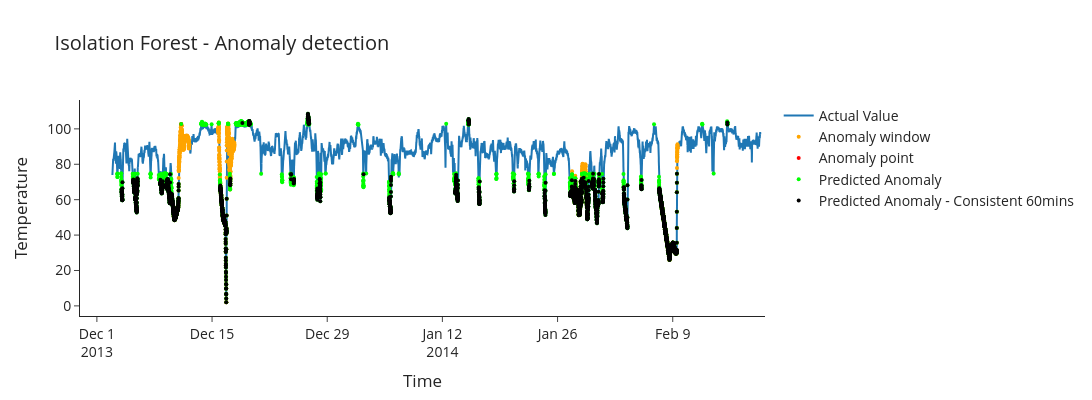

This figure's notebook cell:
### Code cell
for window in windows:
    plot_anomaly_detection_iso(df_iso_2, consistency_window=window, consistency_check=True)
    plot_eva(df_iso_2, consistency_window=window, consistency_check=True)

### Figure 1 — Plotly figure (JSON) as saved in the notebook; plotly's stock layout.template omitted (floating-point values rounded to 4 significant figures; data arrays with more than 128 entries replaced by an {"elided": "..."} marker saying what was removed)
{"data": [{"name": "Actual Value", "type": "scatter", "x": {"elided": "22695 str values"}, "y": {"elided": "22695 float values"}}, {"marker": {"color": "orange", "size": 4, "symbol": "circle"}, "mode": "markers", "name": "Anomaly window", "type": "scatter", "x": {"elided": "2268 str values"}, "y": {"elided": "2268 float values"}}, {"marker": {"color": "red", "size": 4, "symbol": "circle"}, "mode": "markers", "name": "Anomaly point", "type": "scatter", "x": ["2013-12-11T06:00:00.000000000", "2013-12-16T17:25:00.000000000", "2014-01-28T13:55:00.000000000", "2014-02-08T14:30:00.000000000"], "y": [102.7, 2.085, 51.37, 25.89]}, {"marker": {"color": "lime", "size": 4}, "mode": "markers", "name": "Predicted Anomaly", "type": "scatter", "x": {"elided": "3579 str values"}, "y": {"elided": "3579 float values"}}, {"marker": {"color": "black", "size": 4}, "mode": "markers", "name": "Predicted Anomaly - Consistent 60mins", "type": "scatter", "x": {"elided": "2616 str values"}, "y": {"elided": "2616 float values"}}], "layout": {"font": {"size": 14}, "height": 400, "title": {"text": "Isolation Forest - Anomaly detection"}, "width": 1200, "xaxis": {"title": {"text": "Time"}}, "yaxis": {"title": {"text": "Temperature"}}}}
